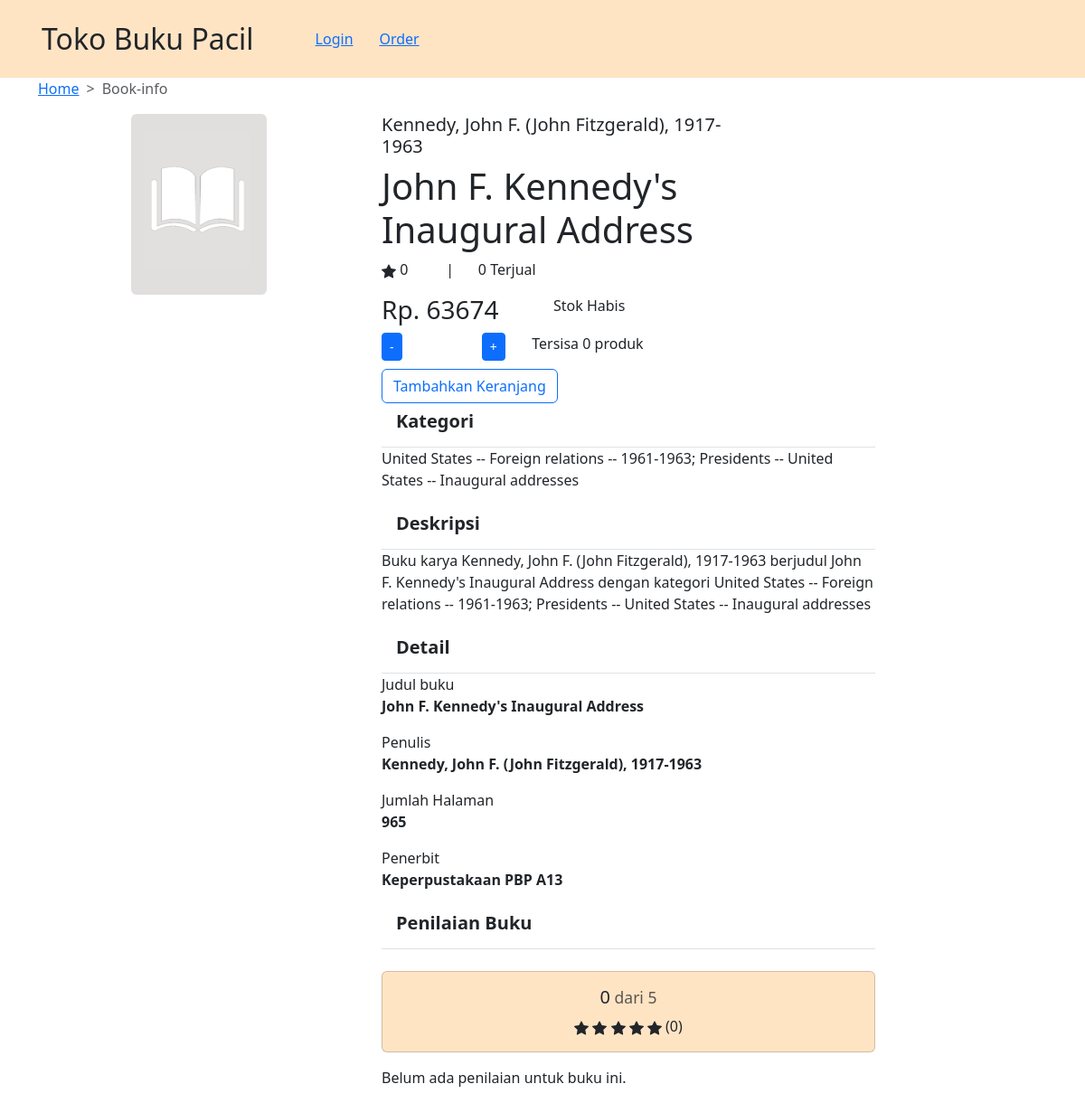
Screenshot of /book-info/3/ with the database file from the repository.
### book/models.py (models this page shows)
class Book(models.Model):
    title = models.CharField(max_length=511, null=True)
    image = models.ImageField( upload_to='book/images', null=True, blank=True)
    authors = models.CharField(max_length=511, null=True)
    categories = models.CharField(max_length=511, null=True)
    price = models.IntegerField(default = random.randint(25000, 200000))
    description = models.TextField(default = "")
    no_of_pages = models.IntegerField(default = random.randint(100,1000))
    stock = models.IntegerField(default=0)
    rating = models.IntegerField(default=0)
    jumlah_terjual = models.IntegerField(default=0)

### book_info/views.py (the view)
# urls.py: path('<int:id>/', show_info, name='show_info'),
def show_info(request, id):
    book = get_object_or_404(Book, pk=id)
    reviews = Review.objects.filter(book=book)
    context = {
        'book': book,
        'reviews': reviews,
    }
    return render(request, "book_info.html", context)

### book_info/templates/book_info.html (shortened to what this page needs)
{% extends 'base.html' %}
{% block content %}
<div class="container">
    <div class="row">
        <nav style="--bs-breadcrumb-divider: '>';" aria-label="breadcrumb">
            <ol class="breadcrumb">
                <li class="breadcrumb-item"><a href="{% url 'main:show_main' %}">Home</a></li>
                <li class="breadcrumb-item active" aria-current="page">Book-info</li>
            </ol>
        </nav>
    </div>
    <div class="row">
        <div class="col-4">
            <img src="/static/book/images/default_book.png" class="rounded mx-auto d-block" style="max-height:200px">
        </div>
        <div class="col-6">
            <div class="row">
                <div class="col-sm-9">
                    <div class="col">
                        <div class="row">
                            <h5>{{ book.authors }}</h5>
                        </div>
                        <div class="row">
                            <h1>{{ book.title }}</h1>
                        </div>
                        <div class="row">
                            <div class="col-2">
                                <p>
                                    {{ book.rating }}
                                </p>
                            </div>
                            <div class="col-1">
                                <p>|</p>
                            </div>
                            <div class="col-4">
                                <p>{{ book.jumlah_terjual }} Terjual</p>
                            </div>
                            <div class="col-5"></div>
                        </div>
                    </div>
                </div>
            </div>
            <div class="col">
                <div class="row">
                    <div class="col">
                        <h3>Rp. {{ book.price }}</h3>
                    </div>
                    {% if book.stock > 0 %}
                        <div class="col">
                            <p>Stok Tersedia</p>
                        </div>
                    {% else %}
                        <div class="col">
                            <p>Stok Habis</p>
                        </div>
                    {% endif %}
                    <div class="col-4"></div>
                </div>
                <div class="row">
                    <div class="col">
                        <div class="row">
                        <div class="col">
                            <button class="btn btn-primary btn-sm" onclick="decrementAmount('{{ book.id }}')">-</button>
                        </div>
                        <div class="col" id="jumlah-pembelian">{{ cart.jumlah_pembelian }}</div>
                        <div class="col">
                            <button class="btn btn-primary btn-sm" onclick="incrementAmount('{{ book.id }}')">+</button>
                        </div>
                        </div>
                    </div>
                    <div class="col">
                        <p>Tersisa {{ book.stock }} produk</p>
                    </div>
                    <div class="col-5"></div>
                </div>
                {% if request.user.is_authenticated %}
                    {% if book.stock > 0 %}
                        <a class="btn btn-outline-primary" href="#" role="button">Tambahkan Keranjang</button>
                    {% else %}
                        <a class="btn btn-outline-primary" href="#" role="button" disabled>Tambahkan Keranjang</button>
                    {% endif %}
                {% else %}
                    <a class="btn btn-outline-primary" href="{% url 'account:login_user' %}" role="button">Tambahkan Keranjang</a>
                {% endif %}
                <ul class="list-group list-group-flush">
                    <li class="list-group-item">
                        <h5><strong>Kategori</strong></h5>
                    </li>
                    <p>{{ book.categories }}</p>
                    <li class="list-group-item">
                        <h5><strong>Deskripsi</strong></h5>
                    </li>
                    <p>Buku karya {{ book.authors }} berjudul {{ book.title }} dengan kategori {{ book.categories }}</p>
                    <li class="list-group-item">
                        <h5><strong>Detail</strong></h5>
                    </li>
                    <span>
                        Judul buku
                        <p><strong>{{ book.title }}</strong></p>
                    </span>
                    <span>
                        Penulis
                        <p><strong>{{ book.authors }}</strong></p>
                    </span>
                    <span>
                        Jumlah Halaman
                        <p><strong>{{ book.no_of_pages }}</strong></p>
                    </span>
                    <span>
                        Penerbit
                        <p><strong>Keperpustakaan PBP A13</strong></p>
                    </span>
                    <li class="list-group-item">
                        <h5><strong>Penilaian Buku</strong></h5>
                    </li>
                    <br>
                    <div class="card mb-3" style="background-color: bisque;">
                        <div class="card-body">
                            <div class="text-center">
                                <h5 class="card-title">{{ book.rating }}<small class="text-body-secondary"> dari 5</small></h5>
                                <p class="card-text">
                                    ({{ reviews|length }})
                                </p>
                            </div>
                        </div>
                    </div>
                    {% if reviews|length > 0 %}
                        <div class="row row-cols-1 row-cols-md-3 g-4">
                            {% for review in reviews %}
                                <div class="col">
                                    <div class="card h-100">
                                        <div class="card-body">
                                            <h5 class="card-title">{{ review.user_name }}</h5>
                                            <h6 class="card-subtitle mb-2 text-body-secondary">
                                                <svg xmlns="http://www.w3.org/2000/svg" width="16" height="16" fill="currentColor" class="bi bi-star-fill" viewBox="0 0 16 16">
                                                    <path d="M3.612 15.443c-.386.198-.824-.149-.746-.592l.83-4.73L.173 6.765c-.329-.314-.158-.888.283-.95l4.898-.696L7.538.792c.197-.39.73-.39.927 0l2.184 4.327 4.898.696c.441.062.612.636.282.95l-3.522 3.356.83 4.73c.078.443-.36.79-.746.592L8 13.187l-4.389 2.256z"/>
                                                </svg>
                                                {{ review.rating }}
                                            </h6>
                                            <p class="card-text">{{ review.comment }}</p>
                                        </div>
                                    </div>
                                </div>
                            {% endfor %}
                        </div>
                    {% else %}
                        <p>Belum ada penilaian untuk buku ini.</p>
                    {% endif %}
                </ul>
            </div>
        </div>
    </div>
</div>
{% endblock %}

### rows the page displays
Book: authors "Kennedy, John F. (John Fitzgerald), 1917-1963", title "John F. Kennedy's Inaugural Address", rating "0", jumlah_terjual "0", price "63674", stock "0", categories "United States -- Foreign relations -- 1961-1963; Presidents -- United States -- Inaugural addresses", no_of_pages "965"

### other values shown
{{ reviews|length }} "0"
